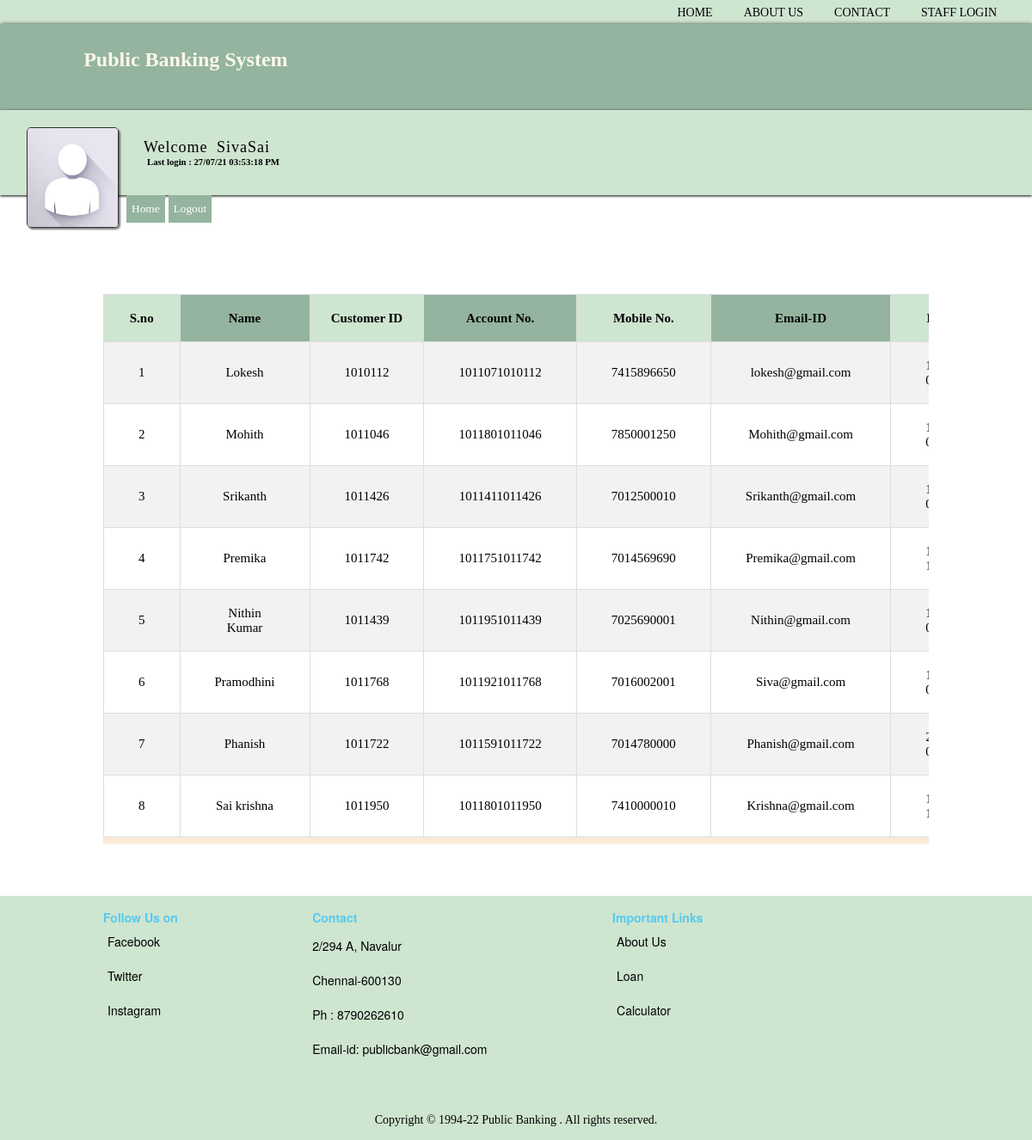
/active_customers.php (signed in), run on the app's committed database.
### tables this page shows
CREATE TABLE `bank_staff` (
  `Id` int(255) NOT NULL,
  `staff_name` varchar(50) DEFAULT NULL,
  `staff_id` varchar(50) DEFAULT NULL,
  `Password` varchar(50) DEFAULT NULL,
  `Mobile_no` varchar(50) DEFAULT NULL,
  `Email_id` varchar(50) DEFAULT 'Nill',
  `Gender` varchar(50) DEFAULT NULL,
  `Department` varchar(50) DEFAULT NULL,
  `DOB` varchar(50) DEFAULT NULL,
  `CITIZENSHIP` varchar(50) DEFAULT NULL,
  `PAN` varchar(50) DEFAULT NULL,
  `Home_addr` varchar(50) DEFAULT NULL,
  `Last_login` varchar(50) DEFAULT NULL
);

CREATE TABLE `bank_customers` (
  `Id` int(100) NOT NULL,
  `Username` varchar(20) DEFAULT NULL,
  `Password` varchar(15) DEFAULT NULL,
  `Customer_Photo` longblob,
  `Photo_name` varchar(500) DEFAULT NULL,
  `Customer_ID` varchar(20) DEFAULT NULL,
  `Gender` varchar(10) NOT NULL,
  `Landline_no` varchar(10) NOT NULL,
  `Home_Addr` varchar(100) NOT NULL,
  `Office_Addr` varchar(255) NOT NULL,
  `Country` varchar(255) NOT NULL,
  `State` varchar(255) NOT NULL,
  `City` varchar(255) NOT NULL,
  `Pin_code` varchar(255) NOT NULL,
  `Account_no` varchar(20) DEFAULT NULL,
  `Branch` varchar(50) DEFAULT NULL,
  `IFSC_Code` varchar(50) DEFAULT NULL,
  `PAN` varchar(10) DEFAULT NULL,
  `CITIZENSHIP` varchar(50) DEFAULT NULL,
  `Current_Balance` float(100,2) DEFAULT NULL,
  `LastTransaction` int(20) DEFAULT '0',
  `Mobile_no` varchar(20) DEFAULT NULL,
  `Email_ID` varchar(50) DEFAULT 'Nil',
  `Debit_Card_No` varchar(50) DEFAULT NULL,
  `Debit_Card_Pin` int(4) DEFAULT NULL,
  `CVV` int(3) DEFAULT NULL,
  `DOB` varchar(20) DEFAULT NULL,
  `Area_Loc` varchar(255) DEFAULT NULL,
  `Nominee_name` varchar(255) DEFAULT NULL,
  `Nominee_ac_no` varchar(255) DEFAULT NULL,
  `Last_Login` varchar(50) DEFAULT NULL,
  `Ac_Opening_Date` varchar(255) DEFAULT NULL,
  `Account_Status` varchar(10) NOT NULL,
  `Account_type` varchar(20) NOT NULL
);

### active_customers.php (the view, shortened to what this page needs)
<html>
<head><title>Active Customers</title>
</head>
<link rel="stylesheet" type="text/css" href="css/active_customers.css"/>
<body>
<?php
	include 'header.php' ;
	include 'staff_profile_header.php' ;
	include 'db_connect.php';
?>
<div class="active_customers_container" >
<table border ="1px" cellpadding="10">
			   <th style="background-color: #CEE5D0; color: black;">S.no</th>
			   <th style="background-color: #94B49F; color: black;">Name</th>
			   <th style="background-color: #CEE5D0; color: black;">Customer ID</th>
			   <th style="background-color: #94B49F; color: black;">Account No.</th>
			   <th style="background-color: #CEE5D0; color: black;">Mobile No.</th>
			   <th style="background-color: #94B49F; color: black;">Email-ID</th>
			   <th style="background-color: #CEE5D0; color: black;">DOB</th>
<?php
	$sql = "SELECT * from bank_customers";
	$result = $conn->query($sql);
	if ($result->num_rows > 0) {
			  $Sl_no = 1;
		while($row = $result->fetch_assoc()) {
		echo '
			<tr>
			<td>'.$Sl_no++.'</td>
			<td>'.$row['Username'].'</td>
			<td>'.$row['Customer_ID'].'</td>
			<td>'.$row['Account_no'].'</td>
			<td>'.$row['Mobile_no'].'</td>
			<td>'.$row['Email_ID'].'</td>
			<td>'.$row['DOB'].'</td>
			<td>$'.$row['Current_Balance'].'</td>
			<td>'.$row['PAN'].'</td>
			<td>'.$row['CITIZENSHIP'].'</td>
			<td>'.$row['Debit_Card_No'].'</td>
			<td>'.$row['CVV'].'</td>
			<td>'.$row['Last_Login'].'</td>
			<td>$'.$row['LastTransaction'].'</td>
			<td>'.$row['Account_Status'].'</td>
			</tr>';
	}
}
?>
</table>
</div>
<?php include 'footer.php'; ?>
</body>
</html>

### header.php (shortened to what this page needs)
<link rel="stylesheet" type="text/css" href="css/header.css">
        <div class="header_main" style="background-color: #CEE5D0; ">
		<div class="navBar">
			<ul>
				<li><a href="index.php" style="color: black;">HOME</a></li>
				<li><a href="index.php#aboutus" style="color: black;">ABOUT US</a></li>
                <li><a href="index.php#contactus" style="color: black;">CONTACT</a></li>
				<li><a href="staff_login.php" style="color: black;">STAFF LOGIN</a></li>
			</ul>
		</div>
	<a href="index.php"><div class="logo-name" style="background-color: #94B49F;
	box-shadow: 1px 1px 5px black;">
			<div class="name">
				<h5 style="color: #FCF8E8;"> Public Banking System</h5></a><br>
			</div>

### Staff_profile_header.php (shortened to what this page needs)
<html>
    <head>
    <link rel="stylesheet" type="text/css" href="css/staff_profile_header.css" />
	</head>
<body>
	<?php
		include 'db_connect.php';
        $staff_id = $_SESSION['staff_id'];
		$sql="SELECT * FROM bank_staff WHERE Staff_id= '$staff_id' ";
        $result=$conn->query($sql);
        if($result->num_rows > 0)
		$row = $result->fetch_assoc();
	?>
       <div class="head">
            <div class="customer_details">
			<img src="" onerror="this.src='img/customers/No_image.jpg'"  height="115px" width="105px"/>
			</div>
             <div class="welcome" style="background-color: #CEE5D0;">
             <label>Welcome <?php echo $_SESSION['staff_name']; ?></label><h6 class="lstlogin">Last login : <?php echo $row['Last_login']  ; ?> </h6>
                  </div>
            <a class="staff_home" href="staff_profile.php"><input style="background-color: #94B49F; border: none; color: white; cursor: pointer; height: 4%;" type="button" name="home" value="Home"></a>
            <a class="staff_logout" href="staff_logout.php"><input style="background-color: #94B49F; border: none; color: white; cursor: pointer; height: 4%;" type="button" name="logout_btn" value="Logout"></a>
        </div>
        <br>
    </body>
</html>

### footer.php
<link rel="stylesheet" type="text/css" href="css/footer.css">
<footer style="background-color: #CEE5D0;">
<div class="container">
<div class="follow_us">
    <label>Follow Us on</label>
    <ul>
        <li><a href="#" style="color: black;">Facebook</a></li>
        <li><a href="#" style="color: black;">Twitter</a></li>
        <li><a href="#" style="color: black;">Instagram</a></li>
    </ul>
    </div>
    <div class="contact" id="contactus">
        <label>Contact</label>
        <ul>
            <p style="color: black;">2/294 A, Navalur</p><p style="color: black;">Chennai-600130</p>
            <p style="color: black;">Ph : 8790262610</p>
            <p style="color: black;"> Email-id: publicbank@gmail.com</p>
        </ul>
    </div>
        <div class="links">
            <label>Important Links</label>
            <ul>
            <li><a href="index.php#aboutus" style="color: black;" target="_blank">About Us</a></li>
            <li><a href="" style="color: black;">Loan</a></li>
            <li><a href="" style="color: black;">Calculator</a></li>
            </ul><br>
    </div>
    </div>
    <div class="copyright" style="background-color: #CEE5D0;">
        <span style="color: black;">Copyright &copy; 1994-22 Public Banking . All rights reserved.</span>
</div>
</footer>

### css/active_customers.css (style rules this page uses)
.active_customers_container { margin: 5% auto; overflow-x: auto; overflow-y: auto; width: 80%; background-color: antiquewhite; height: 80%; }
table { width: 200%; font-size: 15px; border-collapse: collapse; border: 1px rgb(221, 221, 221); text-align: center; }
table th { color: white; height: 50px; background-color: #005f7d; }
tr:nth-child(even) { background-color: rgb(242, 242, 242); }
tr:nth-child(odd) { background-color: white; }
td { padding-left: 40px; padding-right: 40px; }

### css/header.css (style rules this page uses)
* { margin: 0px; }
body { font-family: verdana, "Helvetica Neue", Helvetica, Arial, sans-serif; }
.header_main { width: 100%; background-color: #003344; }
.navbar ul li a { padding-left: 10px; padding-right: 10px; display: inline-block; font-size: 14px; text-decoration: none; color: #fff; transition-duration: 0.6s; }
.navbar ul { font-family: verdana; margin-right: 20px; text-align: right; padding: 5px; list-style: none; }
.navbar li { display: inline; padding: 6px; }
.logo-name { background-color: #004156; height: 100px; }
.name h5 { color: white; display: inline-block; position: relative; margin-top: 2.3%; left: 2.2%; font-size: 1.5em; font-family: verdana; transition-duration: 0.8s; }

### css/staff_profile_header.css (style rules this page uses)
* { font-family: verdana; }
.customer_details { margin: 20px 20px; float: left; }
.customer_details img { border: 1px solid rgba(0, 0, 0, 0.8); border-radius: 5px; box-shadow: 2px 2px 2px rgba(0, 0, 0, 0.5); margin-left: 10%; }
.welcome { background-color: #c5d9e2; padding: 33px; box-shadow: 0px 1px 3px black; color: black; }
.welcome label { padding-top: 12px; padding-bottom: 12px; padding-right: 20px; padding-left: 20px; font-size: 18px; letter-spacing: 1px; word-spacing: 5px; }
.welcome .lstlogin { margin-left: 138px; }

### css/footer.css (style rules this page uses)
body { margin: 0px; }
footer .container { width: 90%; background-color: fuchsia; margin: 0px auto; }
footer { clear: both; background-color: #004156; width: 100%; text-align: left; }
footer p { font-size: 14px; font-family: verdana, "Helvetica Neue", Helvetica, Arial, sans-serif; color: #bed2dd; padding: 5px; padding-top: 15px; }
footer a { font-size: 14px; font-family: verdana, "Helvetica Neue", Helvetica, Arial, sans-serif; padding-top: 20px; color: #bed2dd; text-decoration: none; }
footer label { font-family: verdana, "Helvetica Neue", Helvetica, Arial, sans-serif; margin-left: 45px; font-size: 14px; line-height: 15px; margin-bottom: 500px; font-weight: 600; color: #56caf0; }
.follow_us { padding: 10px; margin: 5px; margin-top: 8px; float: left; }
footer .contact { padding: 10px; margin: 5px; margin-left: 8%; margin-right: 5%; margin-top: 8px; float: left; }
footer .links { padding: 10px; margin: 5px; margin-left: 2%; margin-right: 5%; margin-top: 8px; height: 205px; float: left; }
footer ul li { padding: 10px; list-style: none; }
footer .copyright { font-family: verdana, "Helvetica Neue", Helvetica, Arial, sans-serif; color: #bed2dd; background-color: #005f7d; clear: both; text-align: center; width: 100%; font-size: 14px; padding-top: 15px; padding-bottom: 15px; }

### data on the page
bank_staff: Last_login "27/07/21 03:53:18 PM"
bank_customers: Username "Lokesh", Customer_ID "1010112", Account_no "1011071010112", Mobile_no "7415896650", Email_ID "lokesh@gmail.com"
bank_customers: Username "Mohith", Customer_ID "1011046", Account_no "1011801011046", Mobile_no "7850001250", Email_ID "Mohith@gmail.com"
bank_customers: Username "Srikanth", Customer_ID "1011426", Account_no "1011411011426", Mobile_no "7012500010", Email_ID "Srikanth@gmail.com"
bank_customers: Username "Premika", Customer_ID "1011742", Account_no "1011751011742", Mobile_no "7014569690", Email_ID "Premika@gmail.com"
bank_customers: Username "Nithin Kumar", Customer_ID "1011439", Account_no "1011951011439", Mobile_no "7025690001", Email_ID "Nithin@gmail.com"
bank_customers: Username "Pramodhini", Customer_ID "1011768", Account_no "1011921011768", Mobile_no "7016002001", Email_ID "Siva@gmail.com"
bank_customers: Username "Phanish", Customer_ID "1011722", Account_no "1011591011722", Mobile_no "7014780000", Email_ID "Phanish@gmail.com"
bank_customers: Username "Sai krishna", Customer_ID "1011950", Account_no "1011801011950", Mobile_no "7410000010", Email_ID "Krishna@gmail.com"

### other printed values
$_SESSION['staff_name'] "SivaSai"
